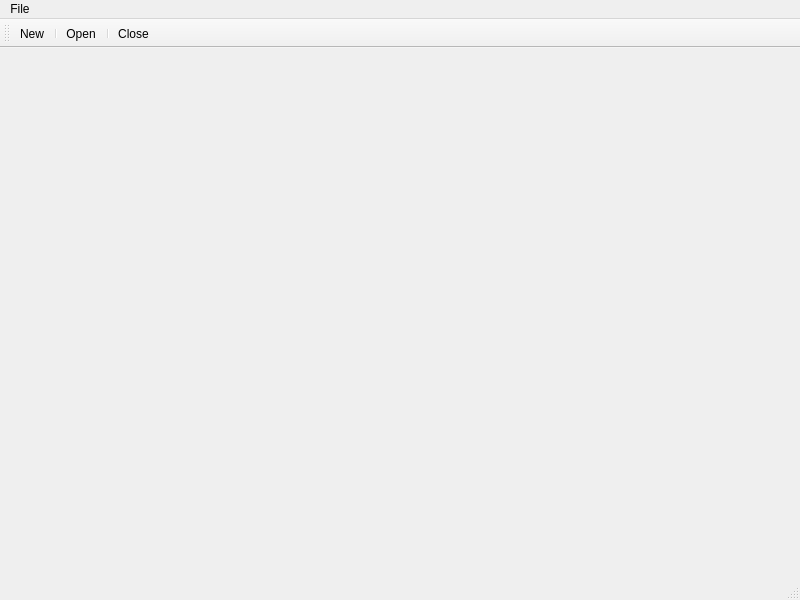
<?xml version="1.0" encoding="UTF-8"?>
<ui version="4.0">
 <class>MainWindow</class>
 <widget class="QMainWindow" name="MainWindow">
  <property name="geometry">
   <rect>
    <x>0</x>
    <y>0</y>
    <width>800</width>
    <height>600</height>
   </rect>
  </property>
  <property name="windowTitle">
   <string>MainWindow</string>
  </property>
  <widget class="QWidget" name="centralwidget"/>
  <widget class="QStatusBar" name="statusbar"/>
  <widget class="QMenuBar" name="menuBar">
   <property name="geometry">
    <rect>
     <x>0</x>
     <y>0</y>
     <width>800</width>
     <height>23</height>
    </rect>
   </property>
   <widget class="QMenu" name="menuFile">
    <property name="title">
     <string>File</string>
    </property>
    <addaction name="actionNew"/>
    <addaction name="separator"/>
    <addaction name="actionOpen"/>
    <addaction name="separator"/>
    <addaction name="actionClose"/>
    <addaction name="separator"/>
   </widget>
   <addaction name="menuFile"/>
  </widget>
  <widget class="QToolBar" name="toolBar">
   <property name="windowTitle">
    <string>toolBar</string>
   </property>
   <attribute name="toolBarArea">
    <enum>TopToolBarArea</enum>
   </attribute>
   <attribute name="toolBarBreak">
    <bool>false</bool>
   </attribute>
   <addaction name="actionNew"/>
   <addaction name="separator"/>
   <addaction name="actionOpen"/>
   <addaction name="separator"/>
   <addaction name="actionClose"/>
  </widget>
  <action name="actionNew">
   <property name="text">
    <string>New</string>
   </property>
   <property name="toolTip">
    <string>创建新文件</string>
   </property>
  </action>
  <action name="actionOpen">
   <property name="text">
    <string>Open</string>
   </property>
  </action>
  <action name="actionClose">
   <property name="text">
    <string>Close</string>
   </property>
  </action>
 </widget>
 <resources/>
 <connections/>
</ui>
